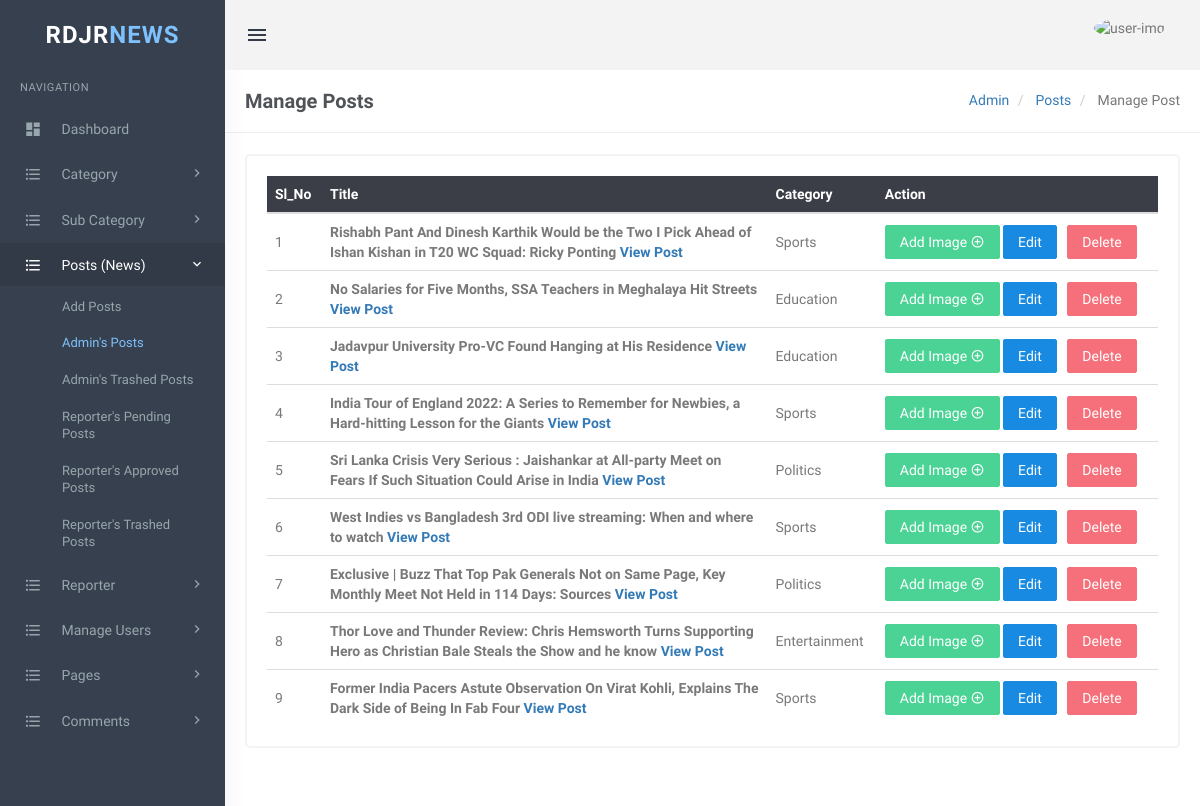
The app's page /admin/manage-posts.php (signed in) with its own data.
### tables this page shows
CREATE TABLE `tblposts2` (
  `id` int(11) NOT NULL,
  `PostTitle` longtext DEFAULT NULL,
  `CategoryId` int(11) DEFAULT NULL,
  `SubCategoryId` int(11) DEFAULT NULL,
  `PostDetails` longtext DEFAULT NULL,
  `PostingDate` timestamp NULL DEFAULT current_timestamp(),
  `UpdationDate` timestamp NULL DEFAULT NULL ON UPDATE current_timestamp(),
  `Is_Active` int(1) DEFAULT NULL,
  `PostUrl` mediumtext DEFAULT NULL,
  `PostImage` varchar(255) DEFAULT NULL,
  `PostLocation` varchar(40) DEFAULT NULL,
  `viewCounter` int(255) NOT NULL,
  `postedBy_idName` varchar(15) DEFAULT NULL,
  `lastUpdatedBy` varchar(255) DEFAULT NULL
);

CREATE TABLE `tblcategory` (
  `id` int(11) NOT NULL,
  `CategoryName` varchar(200) DEFAULT NULL,
  `Description` mediumtext DEFAULT NULL,
  `PostingDate` timestamp NULL DEFAULT current_timestamp(),
  `UpdationDate` timestamp NULL DEFAULT NULL ON UPDATE current_timestamp(),
  `Is_Active` int(1) DEFAULT NULL
);

### admin/manage-posts.php (the view, shortened to what this page needs)
<?php
include 'config.php';
if (!isset($_SESSION['login'])) {
    echo "<script> location.href='index.php' </script>";
} else {
?>
    <!DOCTYPE html>
    <html lang="en">
    <head>
        <link rel="stylesheet" href="../plugins/morris/morris.css">
        <link href="../plugins/jvectormap/jquery-jvectormap-2.0.2.css" rel="stylesheet" />
        <link href="assets/css/bootstrap.min.css" rel="stylesheet" type="text/css" />
        <link href="assets/css/core.css" rel="stylesheet" type="text/css" />
        <link href="assets/css/components.css" rel="stylesheet" type="text/css" />
        <link href="assets/css/icons.css" rel="stylesheet" type="text/css" />
        <link href="assets/css/pages.css" rel="stylesheet" type="text/css" />
        <link href="assets/css/menu.css" rel="stylesheet" type="text/css" />
        <link href="assets/css/responsive.css" rel="stylesheet" type="text/css" />
        <link rel="stylesheet" href="../plugins/switchery/switchery.min.css">
    </head>
    <body class="fixed-left">
        <div id="wrapper">
            <?php include('includes/topheader.php'); ?>
            <?php include('includes/leftsidebar.php'); ?>
            <div class="content-page">
                <div class="content">
                    <div class="container">
                        <div class="row">
                            <div class="col-xs-12">
                                <div class="page-title-box">
                                    <h4 class="page-title">Manage Posts </h4>
                                    <ol class="breadcrumb p-0 m-0">
                                        <li>
                                            <a href="dashboard.php">Admin</a>
                                        </li>
                                        <li>
                                            <a href="#">Posts</a>
                                        </li>
                                        <li class="active">
                                            Manage Post
                                        </li>
                                    </ol>
                                    <div class="clearfix"></div>
                                </div>
                            </div>
                        </div>
                        <div class="row">
                            <div class="col-sm-6">
                            </div>
                        </div>
                        <div class="row">
                            <div class="col-md-12">
                                <div class="card-box">
                                    <div class="table-responsive">
                                        <table class="table table-colored table-centered table-inverse m-0">
                                            <thead>
                                                <tr>
                                                    <th>Sl_No</th>
                                                    <th>Title</th>
                                                    <th>Category</th>
                                                    <th>Action</th>
                                                </tr>
                                            </thead>
                                            <tbody>
                                                <?php
                                                $count = 1;
                                                $query = mysqli_query($conn, "select tblposts2.id as postid,tblposts2.PostTitle as title,tblcategory.CategoryName as category from tblposts2 left join tblcategory on tblcategory.id=tblposts2.CategoryId where tblposts2.Is_Active=1 && tblposts2.postedBy_idName='admin' order by tblposts2.PostingDate desc ");
                                                $rowcount = mysqli_num_rows($query);
                                                if ($rowcount == 0) {
                                                ?>
                                                    <tr>
                                                        <td colspan="4" align="center">
                                                            <h3 style="color:red">No record found</h3>
                                                        </td>
                                                    </tr>
                                                    <?php
                                                } else {
                                                    while ($row = mysqli_fetch_array($query)) {
                                                    ?>
                                                        <tr>
                                                            <td><?php echo $count; ?></td>
                                                            <td style="width:50%;"> <b><?php echo htmlentities($row['title']); ?></b> <a href="view-post.php?pid=<?php echo htmlentities($row['postid']); ?>"> <b>View Post</b> </a></td>
                                                            <td><?php echo htmlentities($row['category']) ?></td>
                                                            <td><a href="add-image.php?pid=<?php echo htmlentities($row['postid']); ?>"> <button class="btn btn-success">Add Image <i class="mdi mdi-plus-circle-outline"></i></button> </a>
                                                                <a href="edit-post.php?pid=<?php echo htmlentities($row['postid']); ?>"> <button class="btn btn-primary">Edit</button> </a>
                                                                &nbsp;<a href="manage-posts.php?pid=<?php echo htmlentities($row['postid']); ?>&&action=del" onclick="return confirm('Do you really want to delete ?')"> <button class="btn btn-danger">Delete</button> </a> </td>
                                                        </tr>
                                                <?php $count++;
                                                    }
                                                } ?>
                                            </tbody>
                                        </table>
                                    </div>
                                </div>
                            </div>
                        </div>
                    </div>
                </div>
            </div>
        </div>
    </body>
    </html>
<?php } ?>

### admin/assets/css/core.css (style rules this page uses)
body { font-family: 'Varela Round', sans-serif; margin: 0; padding-bottom: 60px; overflow-x: hidden; color: #797979; }
html { position: relative; min-height: 100%; }
.h1, .h2, .h3, .h4, .h5, .h6, h1, h2, h3, h4, h5, h6 { color: #505458; font-family: 'Hind Madurai', sans-serif; margin: 10px 0; }
* { outline: none !important; }
b, strong { font-weight: 600; font-family: 'Hind Madurai', sans-serif; }
.container { width: auto; }
#wrapper { height: 100%; overflow: hidden; width: 100%; }
.p-0 { padding: 0 !important; }
.m-0 { margin: 0 !important; }
.card-box { padding: 20px; border: 2px solid #f3f3f3; -webkit-border-radius: 5px; border-radius: 5px; -moz-border-radius: 5px; background-clip: padding-box; margin-bottom: 20px; background-color: #ffffff; }
.row { margin-right: -10px; margin-left: -10px; }
.col-lg-1, .col-lg-10, .col-lg-11, .col-lg-12, .col-lg-2, .col-lg-3, .col-lg-4, .col-lg-5, .col-lg-6, .col-lg-7, .col-lg-8, .col-lg-9, .col-md-1, .col-md-10, .col-md-11, .col-md-12, .col-md-2, .col-md-3, .col-md-4, .col-md-5, .col-md-6, .col-md-7, .col-md-8, .col-md-9, .col-sm-1, .col-sm-10, .col-sm-11, .col-sm-12, .col-sm-2, .col-sm-3, .col-sm-4, .col-sm-5, .col-sm-6, .col-sm-7, .col-sm-8, .col-sm-9, .col-xs-1, .col-xs-10, .col-xs-11, .col-xs-12, .col-xs-2, .col-xs-3, .col-xs-4, .col-xs-5, .col-xs-6, .col-xs-7, .col-xs-8, .col-xs-9 { padding-left: 10px; padding-right: 10px; }
.breadcrumb { background-color: transparent; margin-bottom: 15px; padding-top: 10px; padding-left: 0; }

### admin/assets/css/menu.css (style rules this page uses)
.content-page { margin-left: 225px; overflow: hidden; }
.content-page .content { padding: 0 5px 10px 5px; margin-top: 70px; }
.page-title { font-size: 20px; margin-bottom: 0; margin-top: 0; font-weight: 600; }
.page-title-box { padding: 20px; border-bottom: 1px solid #eee; margin: 0 -20px 20px -20px; }
.page-title-box .page-title { margin-bottom: 0; float: left; }
.page-title-box .breadcrumb { float: right; background-color: transparent !important; }

### records on screen
tblposts2: PostTitle "Rishabh Pant And Dinesh Karthik Would be the Two I Pick Ahead of Ishan Kishan in T20 WC Squad: Ricky Ponting", CategoryId.CategoryName "Sports"
tblposts2: PostTitle "No Salaries for Five Months, SSA Teachers in Meghalaya Hit Streets", CategoryId.CategoryName "Education"
tblposts2: PostTitle "Jadavpur University Pro-VC Found Hanging at His Residence", CategoryId.CategoryName "Education"
tblposts2: PostTitle "India Tour of England 2022: A Series to Remember for Newbies, a Hard-hitting Lesson for the Giants", CategoryId.CategoryName "Sports"
tblposts2: PostTitle "Sri Lanka Crisis Very Serious : Jaishankar at All-party Meet on Fears If Such Situation Could Arise in India", CategoryId.CategoryName "Politics"
tblposts2: PostTitle "West Indies vs Bangladesh 3rd ODI live streaming: When and where to watch", CategoryId.CategoryName "Sports"
tblposts2: PostTitle "Exclusive | Buzz That Top Pak Generals Not on Same Page, Key Monthly Meet Not Held in 114 Days: Sources", CategoryId.CategoryName "Politics"
tblposts2: PostTitle "Thor Love and Thunder Review: Chris Hemsworth Turns Supporting Hero as Christian Bale Steals the Show and he know", CategoryId.CategoryName "Entertainment"
tblposts2: PostTitle "Former India Pacers Astute Observation On Virat Kohli, Explains The Dark Side of Being In Fab Four", CategoryId.CategoryName "Sports"
